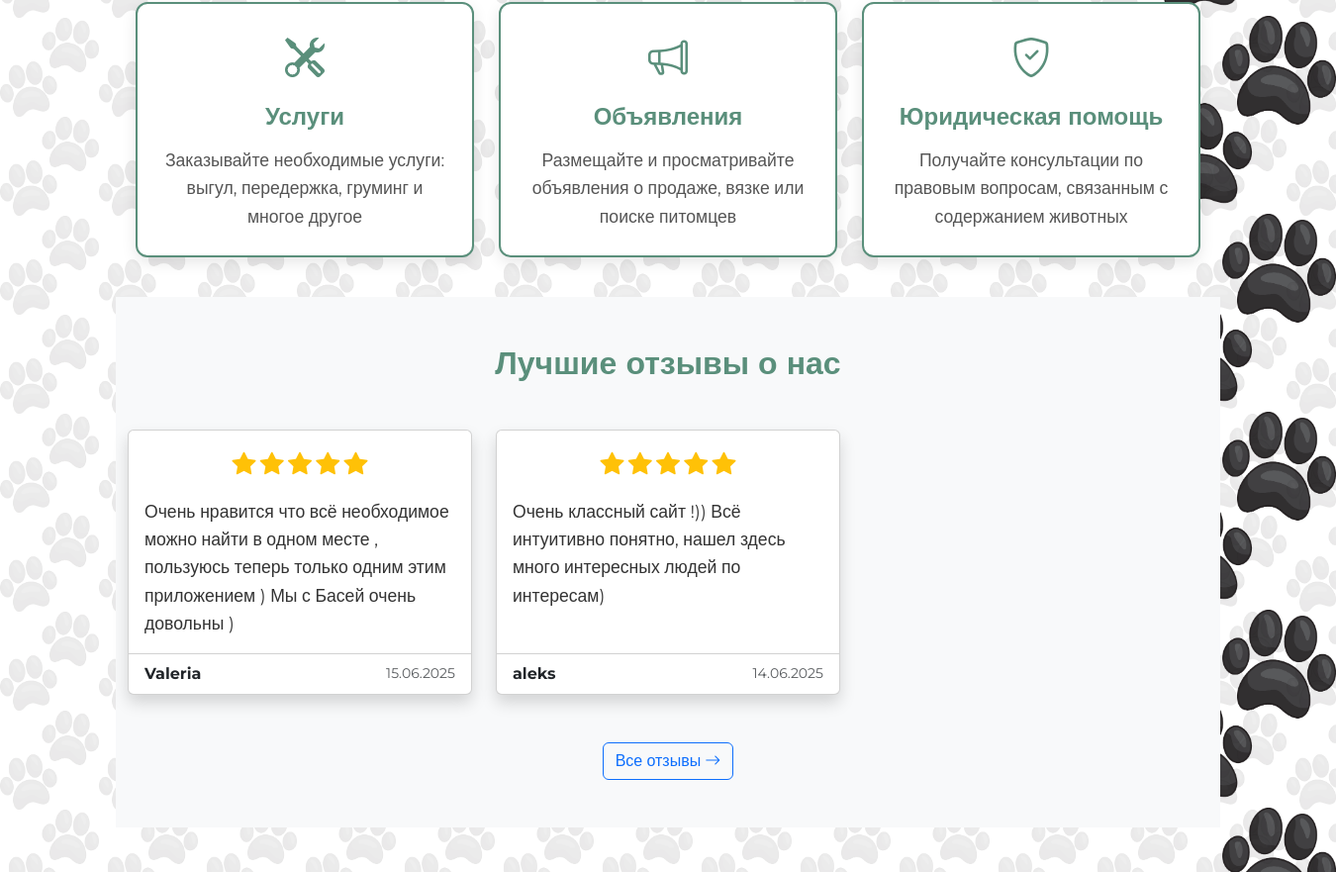
Before: / (middle part) with the older database file.
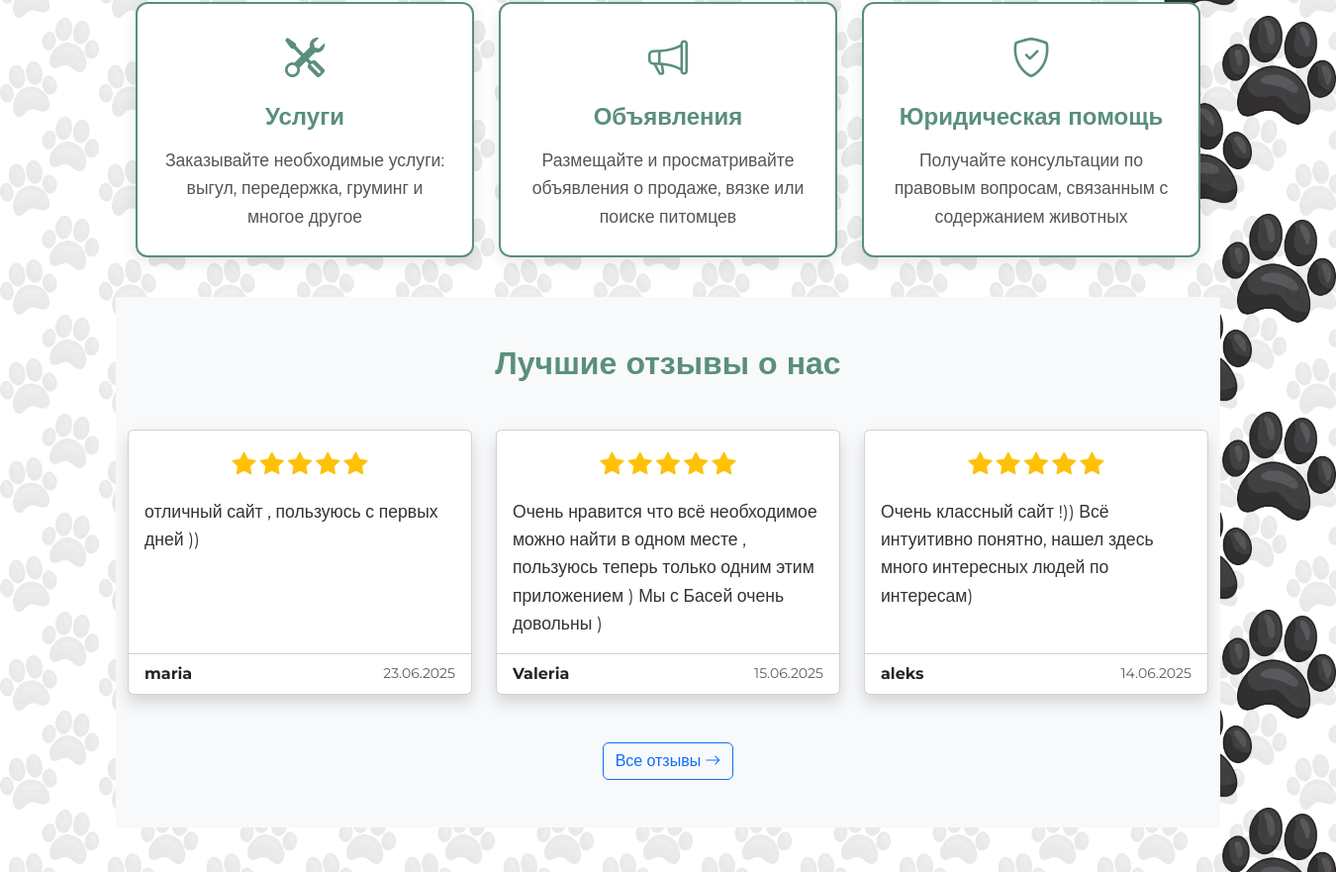
After: the same page with the newer database file.
### users/models.py (models this page shows, shortened)
class Review(models.Model):
    REVIEW_TYPE_CHOICES = [
        ('site', 'Отзыв о сайте'),
        ('walker', 'Отзыв о выгульщике'),
    ]
    author = models.ForeignKey(User, on_delete=models.CASCADE, related_name='reviews')
    text = models.TextField('Текст отзыва', max_length=1000)
    rating = models.PositiveSmallIntegerField(
        'Рейтинг',
        validators=[MinValueValidator(1), MaxValueValidator(5)],
        default=5
    )
    review_type = models.CharField(
        'Тип отзыва',
        max_length=10,
        choices=REVIEW_TYPE_CHOICES,
        default='site'
    )
    walker = models.ForeignKey(
        'services.Walker',
        on_delete=models.CASCADE,
        null=True,
        blank=True,
        related_name='walker_reviews'
    )
    created_at = models.DateTimeField('Дата создания', auto_now_add=True)
    is_published = models.BooleanField('Опубликован', default=True)
    class Meta:
        verbose_name = 'Отзыв'
        verbose_name_plural = 'Отзывы'
        ordering = ['-created_at']
    @property
    def stars(self):
        return range(self.rating)

class User(AbstractUser):
    phone = models.CharField(
        max_length=20,
        validators=[validate_phone],
        blank=True,
        null=True,
        verbose_name='Телефон',
        help_text="Формат: +79991234567"
    )
    birth_date = models.DateField(
        blank=True,
        null=True,
        verbose_name='Дата рождения'
    )
    image = models.ImageField(
        upload_to='users/avatars/',
        blank=True,
        null=True,
        verbose_name='Аватар',
        help_text="Рекомендуемый размер: 200x200px"
    )
    class Meta:
        verbose_name = 'Пользователь'
        verbose_name_plural = 'Пользователи'
        ordering = ['last_name', 'first_name']

### services/views.py (the view)
# urls.py: path('', index, name="index"),
def index(request):
    site_reviews = Review.objects.filter(
        review_type='site',
        is_published=True,
        rating__gte=4
    ).select_related('author').order_by('-created_at')[:3]
    return render(request, 'services/index.html', {
        'top_reviews': site_reviews
    })

### users/context_processors.py (called while the page is built)
def top_reviews(request):
    top_reviews = Review.objects.filter(
        is_published=True,
        rating__gte=4
    ).order_by('-created_at')[:5]
    return {'top_reviews': top_reviews}

### services/templates/services/index.html (shortened to what this page needs)
{% extends 'base.html' %}
{% load static %}
{% block content %}
<div class="main-content">
    <div class="advantages-container">
        <div class="advantage">
            <div class="advantage-icon">
                <i class="bi bi-tools"></i>
            </div>
            <h2>Услуги</h2>
            <p>Заказывайте необходимые услуги: выгул, передержка, груминг и многое другое</p>
        </div>
        <div class="advantage">
            <div class="advantage-icon">
                <i class="bi bi-megaphone"></i>
            </div>
            <h2>Объявления</h2>
            <p>Размещайте и просматривайте объявления о продаже, вязке или поиске питомцев</p>
        </div>
        <div class="advantage">
            <div class="advantage-icon">
                <i class="bi bi-shield-check"></i>
            </div>
            <h2>Юридическая помощь</h2>
            <p>Получайте консультации по правовым вопросам, связанным с содержанием животных</p>
        </div>
    </div>
</div>
<section class="testimonials py-5 bg-light">
    <div class="container">
        <h2 class="text-center mb-5">Лучшие отзывы о нас</h2>
        <div class="row">
            {% for review in top_reviews %}
            <div class="col-md-4 mb-4">
                <div class="card h-100 shadow">
                    <div class="card-body">
                        <div class="text-center mb-3">
                            {% for _ in review.stars %}
                            <i class="bi bi-star-fill text-warning fs-4"></i>
                            {% endfor %}
                        </div>
                        <p class="card-text">{{ review.text|truncatechars:150 }}</p>
                    </div>
                    <div class="card-footer bg-transparent">
                        <div class="d-flex justify-content-between align-items-center">
                            <span class="fw-bold">{{ review.author.username }}</span>
                            <small class="text-muted">{{ review.created_at|date:"d.m.Y" }}</small>
                        </div>
                    </div>
                </div>
            </div>
            {% empty %}
            <div class="col-12 text-center">
                <p class="text-muted">Пока нет отзывов с высоким рейтингом</p>
            </div>
            {% endfor %}
        </div>
        <div class="text-center mt-4">
            <a href="{% url 'users:reviews' %}" class="btn btn-outline-primary">
                Все отзывы <i class="bi bi-arrow-right"></i>
            </a>
        </div>
    </div>
</section>
{% endblock %}

### services/templates/base.html (shortened to what this page needs)
<!DOCTYPE html>
{% load static %}
<html lang="ru">
<head>
    <link href="https://cdn.jsdelivr.net/npm/bootstrap@5.3.0/dist/css/bootstrap.min.css" rel="stylesheet">
    <link rel="stylesheet" href="https://cdn.jsdelivr.net/npm/bootstrap-icons@1.11.1/font/bootstrap-icons.css">
    <link rel="stylesheet" href="{% static 'css/main.css' %}">
</head>
<body class="{% block body_class %}{% endblock %}">
<main class="container my-5">
    {% block content %}{% endblock %}
</main>
</body>
</html>

### static/css/main.css (style rules this page uses)
h1, h2, h3 { color: #5a8f7b; margin-bottom: 20px; font-weight: bold; text-align: center; font-family: 'Montserrat', sans-serif; }
p { font-size: 1.1rem; line-height: 1.6; color: #333; }
body { font-size: 16px; margin: 0; padding: 0; background-image: url('../img/dog-paw.png'); background-size: 200px 200px; background-repeat: repeat-y; background-attachment: fixed; background-position: right; font-family: 'Montserrat', sans-serif; }
body::before { content: ""; position: fixed; top: 0; left: 0; right: 0; bottom: 0; background-image: url('../img/dog-paw.png'); background-size: 100px 100px; opacity: 0.1; z-index: -1; }
.main-content { max-width: 1200px; margin: 0 auto 40px; padding: 0 20px; }
.advantages-container { display: flex; flex-wrap: wrap; justify-content: center; gap: 25px; margin: 40px 0; }
.advantage { flex: 1 1 300px; max-width: 350px; padding: 25px; background-color: #fff ; border-radius: 12px; box-shadow: 0 5px 15px rgba(0,0,0,0.1); transition: all 0.3s ease; border: 2px solid #5a8f7b; }
.advantage h2 { color: #5a8f7b; font-size: 1.5rem; margin-top: 0; margin-bottom: 15px; text-align: center; }
.advantage p { color: #555; text-align: center; margin-bottom: 0; }
.advantage-icon { font-size: 2.5rem; color: #5a8f7b; text-align: center; margin-bottom: 15px; }

Changed rows visible on the page:
added Review: rating 5 (drawn), text "отличный сайт , пользуюсь с первых дней ))", author.username "maria", created_at "23.06.2025"
